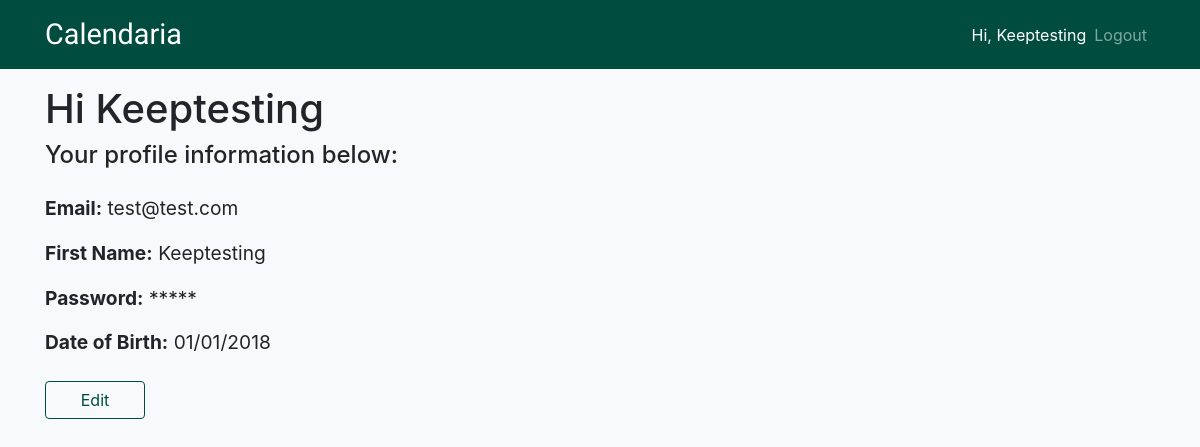
The app's page /profile/3 (signed in), older data.
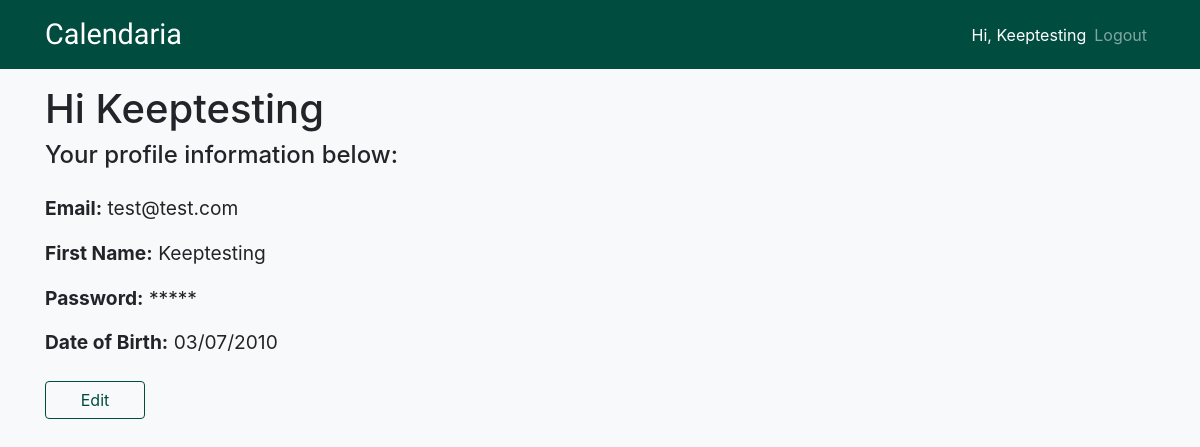
The same page, newer data.
### app/models.py (models this page shows, shortened)
class User(UserMixin, db.Model):
	id = db.Column(db.Integer, primary_key=True)
	email = db.Column(db.String(250), index=True, unique=True)
	first_name = db.Column(db.String(250), index=True)
	dob = db.Column(db.DateTime, index=True)
	password_hash = db.Column(db.String(128))

### app/routes.py (the view)
@app.route('/profile/<int:user_id>')
@login_required
def profile(user_id):
	title = current_user.first_name.capitalize() + " Profile"
	user = User.query.get(user_id)
	return render_template('profile.html', title=title, user=user)

### app/models.py (called while the page is built)
@login.user_loader
def load_user(id):
	return User.query.get(int(id))

### app/templates/profile.html
{% extends "base.html" %}
{% block content %}
<div class="mt-3">
	<h1>Hi {{current_user.first_name.capitalize()}}</h1>
	<h4>Your profile information below:</h4>
</div>
<div class="mt-4" id="profile-details">
	<p><span class="font-weight-bold">Email:</span> {{current_user.email}}</p>
	<p><span class="font-weight-bold">First Name:</span> {{current_user.first_name.capitalize()}}</p>
	<p><span class="font-weight-bold">Password:</span> *****</p>
	<p><span class="font-weight-bold">Date of Birth:</span> {{current_user.dob.strftime("%m/%d/%Y")}}</p>
</div>
<form action="{{ url_for('update', user_id=current_user.id) }}">
	<div class="mt-4">
		<input type="button" class="btn btn-outline-primary" id="edit-button" value="Edit" onclick="window.location.href='{{ url_for('update', user_id=current_user.id) }}'"></input>
	</div>
</form>
{% endblock %}

### app/templates/base.html (shortened to what this page needs)
<!DOCTYPE html>
<html>
<head>
	<link rel="stylesheet" href="https://cdnjs.cloudflare.com/ajax/libs/font-awesome/4.7.0/css/font-awesome.min.css" type="text/css">
	<link rel="stylesheet" href="https://stackpath.bootstrapcdn.com/bootstrap/4.1.3/css/bootstrap.min.css" type="text/css">
	<link rel="stylesheet" href="https://cdnjs.cloudflare.com/ajax/libs/bootstrap-datepicker/1.8.0/css/bootstrap-datepicker.css">
	<link rel="stylesheet" href="{{ url_for('static',filename='styles/style.css') }}" type="text/css">
</head>
<body class="bg-light">
	<nav class="navbar navbar-expand-md navbar-dark sticky-top" style="background-color: #004D40;">
		<div class="container">
			<a class="navbar-brand" href="{{ url_for('index') }}">Calendaria</a>
			<div class="collapse navbar-collapse ml-auto" id="collapsibleNavbar">
				<ul class="navbar-nav ml-auto">
					{% if current_user.is_anonymous %}
						<li class="nav-item"><a class="nav-link" href="{{ url_for('login') }}">Login</a></li>
						<li class="nav-item"><a class="nav-link" href="{{ url_for('register') }}">Register</a></li>
					{% else %}
						<li class="nav-item active"><span class="navbar-text ml-auto">Hi, <a href="{{ url_for('profile', user_id=current_user.id) }}">{{ current_user.first_name.capitalize() }}</a></span></li>
						<li class="nav-item"><a class="nav-link" href="{{ url_for('logout') }}">Logout</a></li>
					{% endif %}
				</ul>
			</div>
		</div>
	</nav>
	<div class="container">
		{% block content %}{% endblock %}
	</div>
</body>
</html>

### app/static/styles/style.css (style rules this page uses)
.navbar .navbar-brand { font-family: 'Lobster', cursive; font-size: 1.8em; }
.navbar .navbar-text { color: white; }
#edit-button { color: #004D40; background-color: transparent; background-image: none; border-color: #004D40; width: 100px; }
#profile-details { font-size: 1.2em; }

Row changes from the older to the newer data that the page shows:
changed User "Keeptesting": dob "01/01/2018" → "03/07/2010"
